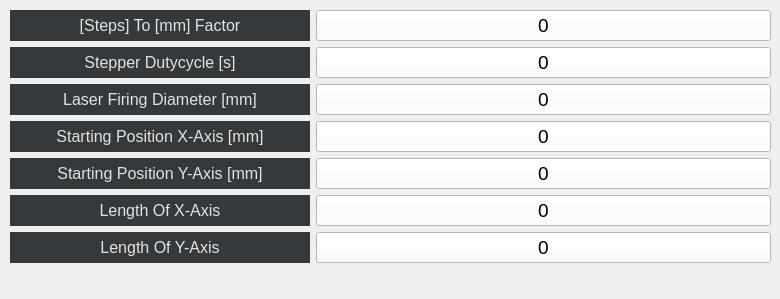
    <widget class="QWidget" name="tab">
     <attribute name="title">
      <string>General</string>
     </attribute>
     <widget class="QWidget" name="formLayoutWidget">
      <property name="geometry">
       <rect>
        <x>10</x>
        <y>10</y>
        <width>761</width>
        <height>280</height>
       </rect>
      </property>
      <layout class="QFormLayout" name="formLayout">
       <item row="0" column="0">
        <widget class="QLabel" name="helpTitle_6">
         <property name="minimumSize">
          <size>
           <width>300</width>
           <height>0</height>
          </size>
         </property>
         <property name="font">
          <font>
           <pointsize>12</pointsize>
           <weight>50</weight>
           <bold>false</bold>
          </font>
         </property>
         <property name="styleSheet">
          <string notr="true">background-color: rgb(54, 57, 59);
color: rgb(226, 226, 226);</string>
         </property>
         <property name="text">
          <string>[Steps] To [mm] Factor</string>
         </property>
         <property name="alignment">
          <set>Qt::AlignCenter</set>
         </property>
        </widget>
       </item>
       <item row="0" column="1">
        <widget class="QPushButton" name="mmToStepsBtn">
         <property name="font">
          <font>
           <pointsize>14</pointsize>
           <weight>50</weight>
           <bold>false</bold>
          </font>
         </property>
         <property name="layoutDirection">
          <enum>Qt::RightToLeft</enum>
         </property>
         <property name="styleSheet">
          <string notr="true">border-color: rgb(255, 255, 255);
background-color: rgb(255, 255, 255);
alternate-background-color: rgb(255, 59, 42);</string>
         </property>
         <property name="text">
          <string>0</string>
         </property>
         <property name="flat">
          <bool>false</bool>
         </property>
        </widget>
       </item>
       <item row="1" column="0">
        <widget class="QLabel" name="helpTitle_7">
         <property name="minimumSize">
          <size>
           <width>300</width>
           <height>0</height>
          </size>
         </property>
         <property name="font">
          <font>
           <pointsize>12</pointsize>
           <weight>50</weight>
           <bold>false</bold>
          </font>
         </property>
         <property name="styleSheet">
          <string notr="true">background-color: rgb(54, 57, 59);
color: rgb(226, 226, 226);</string>
         </property>
         <property name="text">
          <string>Stepper Dutycycle [s]</string>
         </property>
         <property name="alignment">
          <set>Qt::AlignCenter</set>
         </property>
        </widget>
       </item>
       <item row="1" column="1">
        <widget class="QPushButton" name="movingSpeedBtn">
         <property name="font">
          <font>
           <pointsize>14</pointsize>
           <weight>50</weight>
           <bold>false</bold>
          </font>
         </property>
         <property name="layoutDirection">
          <enum>Qt::RightToLeft</enum>
         </property>
         <property name="styleSheet">
          <string notr="true">border-color: rgb(255, 255, 255);
background-color: rgb(255, 255, 255);
alternate-background-color: rgb(255, 59, 42);</string>
         </property>
         <property name="text">
          <string>0</string>
         </property>
         <property name="flat">
          <bool>false</bool>
         </property>
        </widget>
       </item>
       <item row="3" column="0">
        <widget class="QLabel" name="helpTitle_14">
         <property name="minimumSize">
          <size>
           <width>300</width>
           <height>0</height>
          </size>
         </property>
         <property name="font">
          <font>
           <pointsize>12</pointsize>
           <weight>50</weight>
           <bold>false</bold>
          </font>
         </property>
         <property name="styleSheet">
          <string notr="true">background-color: rgb(54, 57, 59);
color: rgb(226, 226, 226);</string>
         </property>
         <property name="text">
          <string>Starting Position X-Axis [mm]</string>
         </property>
         <property name="alignment">
          <set>Qt::AlignCenter</set>
         </property>
        </widget>
       </item>
       <item row="3" column="1">
        <widget class="QPushButton" name="startPosXBtn">
         <property name="font">
          <font>
           <pointsize>14</pointsize>
           <weight>50</weight>
           <bold>false</bold>
          </font>
         </property>
         <property name="layoutDirection">
          <enum>Qt::RightToLeft</enum>
         </property>
         <property name="styleSheet">
          <string notr="true">border-color: rgb(255, 255, 255);
background-color: rgb(255, 255, 255);
alternate-background-color: rgb(255, 59, 42);</string>
         </property>
         <property name="text">
          <string>0</string>
         </property>
         <property name="flat">
          <bool>false</bool>
         </property>
        </widget>
       </item>
       <item row="4" column="0">
        <widget class="QLabel" name="helpTitle_13">
         <property name="minimumSize">
          <size>
           <width>300</width>
           <height>0</height>
          </size>
         </property>
         <property name="font">
          <font>
           <pointsize>12</pointsize>
           <weight>50</weight>
           <bold>false</bold>
          </font>
         </property>
         <property name="styleSheet">
          <string notr="true">background-color: rgb(54, 57, 59);
color: rgb(226, 226, 226);</string>
         </property>
         <property name="text">
          <string>Starting Position Y-Axis [mm]</string>
         </property>
         <property name="alignment">
          <set>Qt::AlignCenter</set>
         </property>
        </widget>
       </item>
       <item row="4" column="1">
        <widget class="QPushButton" name="startPosYBtn">
         <property name="font">
          <font>
           <pointsize>14</pointsize>
           <weight>50</weight>
           <bold>false</bold>
          </font>
         </property>
         <property name="layoutDirection">
          <enum>Qt::RightToLeft</enum>
         </property>
         <property name="styleSheet">
          <string notr="true">border-color: rgb(255, 255, 255);
background-color: rgb(255, 255, 255);
alternate-background-color: rgb(255, 59, 42);</string>
         </property>
         <property name="text">
          <string>0</string>
         </property>
         <property name="flat">
          <bool>false</bool>
         </property>
        </widget>
       </item>
       <item row="5" column="0">
        <widget class="QLabel" name="helpTitle_8">
         <property name="minimumSize">
          <size>
           <width>300</width>
           <height>0</height>
          </size>
         </property>
         <property name="font">
          <font>
           <pointsize>12</pointsize>
           <weight>50</weight>
           <bold>false</bold>
          </font>
         </property>
         <property name="styleSheet">
          <string notr="true">background-color: rgb(54, 57, 59);
color: rgb(226, 226, 226);</string>
         </property>
         <property name="text">
          <string>Length Of X-Axis</string>
         </property>
         <property name="alignment">
          <set>Qt::AlignCenter</set>
         </property>
        </widget>
       </item>
       <item row="5" column="1">
        <widget class="QPushButton" name="lengthXBtn">
         <property name="font">
          <font>
           <pointsize>14</pointsize>
           <weight>50</weight>
           <bold>false</bold>
          </font>
         </property>
         <property name="layoutDirection">
          <enum>Qt::RightToLeft</enum>
         </property>
         <property name="styleSheet">
          <string notr="true">border-color: rgb(255, 255, 255);
background-color: rgb(255, 255, 255);
alternate-background-color: rgb(255, 59, 42);</string>
         </property>
         <property name="text">
          <string>0</string>
         </property>
         <property name="flat">
          <bool>false</bool>
         </property>
        </widget>
       </item>
       <item row="6" column="0">
        <widget class="QLabel" name="helpTitle_12">
         <property name="minimumSize">
          <size>
           <width>300</width>
           <height>0</height>
          </size>
         </property>
         <property name="font">
          <font>
           <pointsize>12</pointsize>
           <weight>50</weight>
           <bold>false</bold>
          </font>
         </property>
         <property name="styleSheet">
          <string notr="true">background-color: rgb(54, 57, 59);
color: rgb(226, 226, 226);</string>
         </property>
         <property name="text">
          <string>Length Of Y-Axis</string>
         </property>
         <property name="alignment">
          <set>Qt::AlignCenter</set>
         </property>
        </widget>
       </item>
       <item row="6" column="1">
        <widget class="QPushButton" name="lengthYBtn">
         <property name="font">
          <font>
           <pointsize>14</pointsize>
           <weight>50</weight>
           <bold>false</bold>
          </font>
         </property>
         <property name="layoutDirection">
          <enum>Qt::RightToLeft</enum>
         </property>
         <property name="styleSheet">
          <string notr="true">border-color: rgb(255, 255, 255);
background-color: rgb(255, 255, 255);
alternate-background-color: rgb(255, 59, 42);</string>
         </property>
         <property name="text">
          <string>0</string>
         </property>
         <property name="flat">
          <bool>false</bool>
         </property>
        </widget>
       </item>
       <item row="2" column="1">
        <widget class="QPushButton" name="laserFiringDiameterBtn">
         <property name="font">
          <font>
           <pointsize>14</pointsize>
           <weight>50</weight>
           <bold>false</bold>
          </font>
         </property>
         <property name="layoutDirection">
          <enum>Qt::RightToLeft</enum>
         </property>
         <property name="styleSheet">
          <string notr="true">border-color: rgb(255, 255, 255);
background-color: rgb(255, 255, 255);
alternate-background-color: rgb(255, 59, 42);</string>
         </property>
         <property name="text">
          <string>0</string>
         </property>
         <property name="flat">
          <bool>false</bool>
         </property>
        </widget>
       </item>
       <item row="2" column="0">
        <widget class="QLabel" name="helpTitle_21">
         <property name="minimumSize">
          <size>
           <width>300</width>
           <height>0</height>
          </size>
         </property>
         <property name="font">
          <font>
           <pointsize>12</pointsize>
           <weight>50</weight>
           <bold>false</bold>
          </font>
         </property>
         <property name="styleSheet">
          <string notr="true">background-color: rgb(54, 57, 59);
color: rgb(226, 226, 226);</string>
         </property>
         <property name="text">
          <string>Laser Firing Diameter [mm]</string>
         </property>
         <property name="alignment">
          <set>Qt::AlignCenter</set>
         </property>
        </widget>
       </item>
      </layout>
     </widget>
    </widget>
